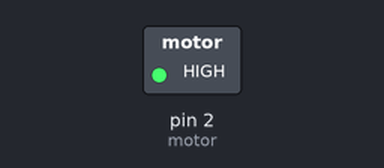
A sketch run on a simulated Arduino Uno, built with avr-gcc and run on an emulated ATmega328P. On the bench: switched loads named in the sketch (green lamp = pin HIGH).

Above: at 1.9 s.
At 6.0 s:
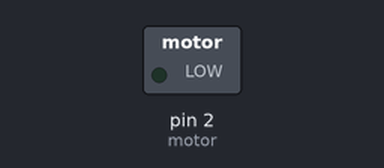
Timing chart, 0 to 10.6 s (numbered marks = the images above):
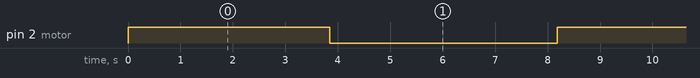

The sketch:

Motor_Speed_Control.ino
```cpp
/**
 * Motor Speed Control
 *
 * Slows the speed of motor rotation from full speed
 * to 0 and then pauses .5 sec before repeating.
 *
 * Elijah Pivo and Jeff Lai
 * 9/23/16
 */

//the pin the motor is connected to
const int motor = 2;

//the max duty cycle
const int maxSpeed = 255;

//the min duty cycle
const int minSpeed = 0;

void setup() {
  //sets the motor pin to an output
  pinMode(motor, OUTPUT);
}

void loop() {

  //slowly slows the motor from full speed to 0
  for (int duty = maxSpeed; duty >= minSpeed; duty--) {
    analogWrite(motor, duty);
    delay(30);
  }

  //wait for .5 seconds
  delay(500);
}
```

Measured:
- by itself, pin 2 (motor): alternates HIGH for 3.8 s and LOW for 4.3 s
